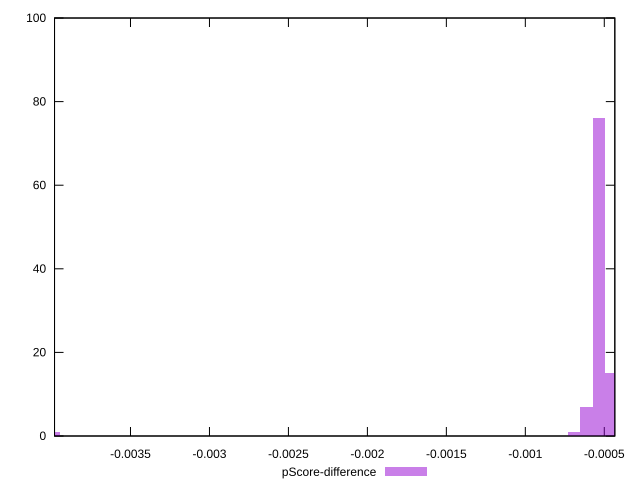

gnuplot code for this plot:
reset

$pScoreDifference <<EOF
-0.00398334986481248 1
-0.0005362201741093723 76
-0.00045961729209374774 15
-0.000612823056124997 7
-0.0006894259381406216 1
EOF

set key outside below
set boxwidth 0.00007660288201562462
set xrange [-0.003980980235162579:-0.00043328477184845227]
set yrange [0:100]
set trange [0:100]
set style fill transparent solid 0.5 noborder
set terminal svg size 640, 490 enhanced background rgb 'white'
set output "reports/report_00030_2021-02-24T20-42-31.540Z/speed-index/samples/agenda/pScore-difference/histogram.svg"

plot $pScoreDifference title "pScore-difference" with boxes

reset
